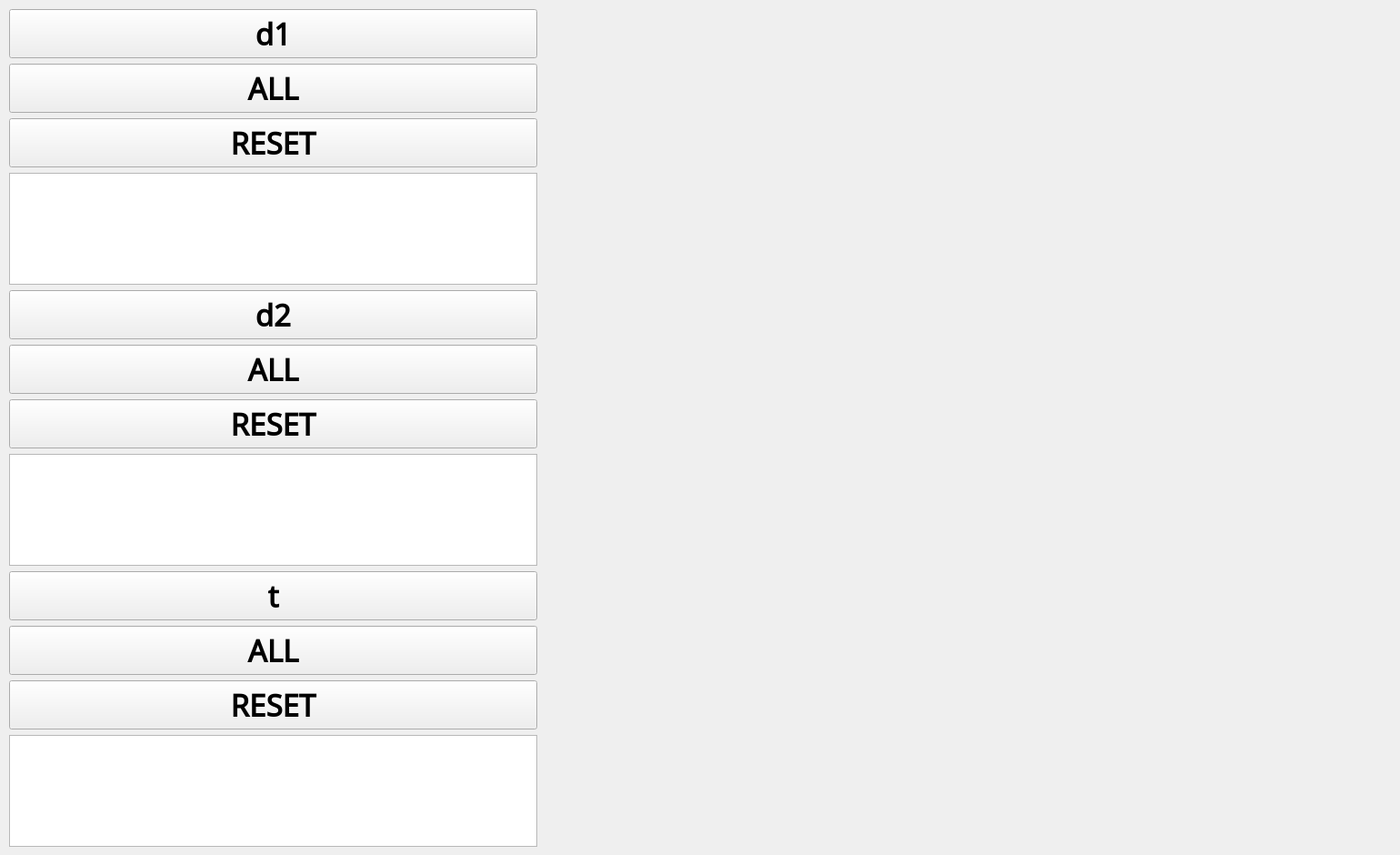
  <widget class="QWidget" name="tab_6">
   <attribute name="title">
    <string>Complete Tree N=43</string>
   </attribute>
   <widget class="QWidget" name="layoutWidget_5">
    <property name="geometry">
     <rect>
      <x>10</x>
      <y>10</y>
      <width>581</width>
      <height>921</height>
     </rect>
    </property>
    <layout class="QVBoxLayout" name="verticalLayout_6">
     <item>
      <widget class="QPushButton" name="pushButton_302">
       <property name="font">
        <font>
         <family>Noto Sans Bassa Vah</family>
         <pointsize>25</pointsize>
         <weight>75</weight>
         <bold>true</bold>
        </font>
       </property>
       <property name="text">
        <string>d1</string>
       </property>
      </widget>
     </item>
     <item>
      <widget class="QPushButton" name="pushButton_303">
       <property name="font">
        <font>
         <family>Noto Sans Bassa Vah</family>
         <pointsize>25</pointsize>
         <weight>75</weight>
         <bold>true</bold>
        </font>
       </property>
       <property name="text">
        <string>ALL</string>
       </property>
      </widget>
     </item>
     <item>
      <widget class="QPushButton" name="pushButton_304">
       <property name="font">
        <font>
         <family>Noto Sans Bassa Vah</family>
         <pointsize>25</pointsize>
         <weight>75</weight>
         <bold>true</bold>
        </font>
       </property>
       <property name="text">
        <string>RESET</string>
       </property>
      </widget>
     </item>
     <item>
      <widget class="QPlainTextEdit" name="plainTextEdit_16">
       <property name="font">
        <font>
         <pointsize>18</pointsize>
        </font>
       </property>
      </widget>
     </item>
     <item>
      <widget class="QPushButton" name="pushButton_305">
       <property name="font">
        <font>
         <family>Noto Sans Bassa Vah</family>
         <pointsize>25</pointsize>
         <weight>75</weight>
         <bold>true</bold>
        </font>
       </property>
       <property name="text">
        <string>d2</string>
       </property>
      </widget>
     </item>
     <item>
      <widget class="QPushButton" name="pushButton_306">
       <property name="font">
        <font>
         <family>Noto Sans Bassa Vah</family>
         <pointsize>25</pointsize>
         <weight>75</weight>
         <bold>true</bold>
        </font>
       </property>
       <property name="text">
        <string>ALL</string>
       </property>
      </widget>
     </item>
     <item>
      <widget class="QPushButton" name="pushButton_307">
       <property name="font">
        <font>
         <family>Noto Sans Bassa Vah</family>
         <pointsize>25</pointsize>
         <weight>75</weight>
         <bold>true</bold>
        </font>
       </property>
       <property name="text">
        <string>RESET</string>
       </property>
      </widget>
     </item>
     <item>
      <widget class="QPlainTextEdit" name="plainTextEdit_17">
       <property name="font">
        <font>
         <pointsize>18</pointsize>
        </font>
       </property>
      </widget>
     </item>
     <item>
      <widget class="QPushButton" name="pushButton_308">
       <property name="font">
        <font>
         <family>Noto Sans Bassa Vah</family>
         <pointsize>25</pointsize>
         <weight>75</weight>
         <bold>true</bold>
        </font>
       </property>
       <property name="text">
        <string>t</string>
       </property>
      </widget>
     </item>
     <item>
      <widget class="QPushButton" name="pushButton_309">
       <property name="font">
        <font>
         <family>Noto Sans Bassa Vah</family>
         <pointsize>25</pointsize>
         <weight>75</weight>
         <bold>true</bold>
        </font>
       </property>
       <property name="text">
        <string>ALL</string>
       </property>
      </widget>
     </item>
     <item>
      <widget class="QPushButton" name="pushButton_310">
       <property name="font">
        <font>
         <family>Noto Sans Bassa Vah</family>
         <pointsize>25</pointsize>
         <weight>75</weight>
         <bold>true</bold>
        </font>
       </property>
       <property name="text">
        <string>RESET</string>
       </property>
      </widget>
     </item>
     <item>
      <widget class="QPlainTextEdit" name="plainTextEdit_18">
       <property name="font">
        <font>
         <pointsize>18</pointsize>
        </font>
       </property>
      </widget>
     </item>
    </layout>
   </widget>
   <widget class="QLabel" name="label_6">
    <property name="geometry">
     <rect>
      <x>600</x>
      <y>10</y>
      <width>931</width>
      <height>921</height>
     </rect>
    </property>
    <property name="text">
     <string/>
    </property>
    <property name="pixmap">
     <pixmap>CompleteTreeN43.svg</pixmap>
    </property>
   </widget>
   <widget class="QPushButton" name="pushButton_347">
    <property name="geometry">
     <rect>
      <x>900</x>
      <y>440</y>
      <width>111</width>
      <height>101</height>
     </rect>
    </property>
    <property name="styleSheet">
     <string notr="true">background-color: rgba(0,0,0,0); border: none;</string>
    </property>
    <property name="text">
     <string/>
    </property>
   </widget>
   <widget class="QPushButton" name="pushButton_348">
    <property name="geometry">
     <rect>
      <x>760</x>
      <y>260</y>
      <width>111</width>
      <height>101</height>
     </rect>
    </property>
    <property name="styleSheet">
     <string notr="true">background-color: rgba(0,0,0,0); border: none;</string>
    </property>
    <property name="text">
     <string/>
    </property>
   </widget>
   <widget class="QPushButton" name="pushButton_349">
    <property name="geometry">
     <rect>
      <x>1000</x>
      <y>260</y>
      <width>111</width>
      <height>101</height>
     </rect>
    </property>
    <property name="styleSheet">
     <string notr="true">background-color: rgba(0,0,0,0); border: none;</string>
    </property>
    <property name="text">
     <string/>
    </property>
   </widget>
   <widget class="QPushButton" name="pushButton_350">
    <property name="geometry">
     <rect>
      <x>1120</x>
      <y>440</y>
      <width>111</width>
      <height>101</height>
     </rect>
    </property>
    <property name="styleSheet">
     <string notr="true">background-color: rgba(0,0,0,0); border: none;</string>
    </property>
    <property name="text">
     <string/>
    </property>
   </widget>
   <widget class="QPushButton" name="pushButton_351">
    <property name="geometry">
     <rect>
      <x>1040</x>
      <y>610</y>
      <width>91</width>
      <height>81</height>
     </rect>
    </property>
    <property name="styleSheet">
     <string notr="true">background-color: rgba(0,0,0,0); border: none;</string>
    </property>
    <property name="text">
     <string/>
    </property>
   </widget>
   <widget class="QPushButton" name="pushButton_352">
    <property name="geometry">
     <rect>
      <x>790</x>
      <y>590</y>
      <width>111</width>
      <height>101</height>
     </rect>
    </property>
    <property name="styleSheet">
     <string notr="true">background-color: rgba(0,0,0,0); border: none;</string>
    </property>
    <property name="text">
     <string/>
    </property>
   </widget>
   <widget class="QPushButton" name="pushButton_353">
    <property name="geometry">
     <rect>
      <x>670</x>
      <y>440</y>
      <width>101</width>
      <height>101</height>
     </rect>
    </property>
    <property name="styleSheet">
     <string notr="true">background-color: rgba(0,0,0,0); border: none;</string>
    </property>
    <property name="text">
     <string/>
    </property>
   </widget>
   <widget class="QPushButton" name="pushButton_354">
    <property name="geometry">
     <rect>
      <x>700</x>
      <y>250</y>
      <width>51</width>
      <height>41</height>
     </rect>
    </property>
    <property name="styleSheet">
     <string notr="true">background-color: rgba(0,0,0,0); border: none;</string>
    </property>
    <property name="text">
     <string/>
    </property>
   </widget>
   <widget class="QPushButton" name="pushButton_355">
    <property name="geometry">
     <rect>
      <x>800</x>
      <y>190</y>
      <width>51</width>
      <height>41</height>
     </rect>
    </property>
    <property name="styleSheet">
     <string notr="true">background-color: rgba(0,0,0,0); border: none;</string>
    </property>
    <property name="text">
     <string/>
    </property>
   </widget>
   <widget class="QPushButton" name="pushButton_356">
    <property name="geometry">
     <rect>
      <x>880</x>
      <y>240</y>
      <width>51</width>
      <height>41</height>
     </rect>
    </property>
    <property name="styleSheet">
     <string notr="true">background-color: rgba(0,0,0,0); border: none;</string>
    </property>
    <property name="text">
     <string/>
    </property>
   </widget>
   <widget class="QPushButton" name="pushButton_357">
    <property name="geometry">
     <rect>
      <x>880</x>
      <y>320</y>
      <width>51</width>
      <height>41</height>
     </rect>
    </property>
    <property name="styleSheet">
     <string notr="true">background-color: rgba(0,0,0,0); border: none;</string>
    </property>
    <property name="text">
     <string/>
    </property>
   </widget>
   <widget class="QPushButton" name="pushButton_358">
    <property name="geometry">
     <rect>
      <x>780</x>
      <y>370</y>
      <width>51</width>
      <height>41</height>
     </rect>
    </property>
    <property name="styleSheet">
     <string notr="true">background-color: rgba(0,0,0,0); border: none;</string>
    </property>
    <property name="text">
     <string/>
    </property>
   </widget>
   <widget class="QPushButton" name="pushButton_359">
    <property name="geometry">
     <rect>
      <x>700</x>
      <y>330</y>
      <width>51</width>
      <height>41</height>
     </rect>
    </property>
    <property name="styleSheet">
     <string notr="true">background-color: rgba(0,0,0,0); border: none;</string>
    </property>
    <property name="text">
     <string/>
    </property>
   </widget>
   <widget class="QPushButton" name="pushButton_360">
    <property name="geometry">
     <rect>
      <x>950</x>
      <y>220</y>
      <width>51</width>
      <height>41</height>
     </rect>
    </property>
    <property name="styleSheet">
     <string notr="true">background-color: rgba(0,0,0,0); border: none;</string>
    </property>
    <property name="text">
     <string/>
    </property>
   </widget>
   <widget class="QPushButton" name="pushButton_361">
    <property name="geometry">
     <rect>
      <x>1050</x>
      <y>180</y>
      <width>51</width>
      <height>41</height>
     </rect>
    </property>
    <property name="styleSheet">
     <string notr="true">background-color: rgba(0,0,0,0); border: none;</string>
    </property>
    <property name="text">
     <string/>
    </property>
   </widget>
   <widget class="QPushButton" name="pushButton_362">
    <property name="geometry">
     <rect>
      <x>1130</x>
      <y>250</y>
      <width>51</width>
      <height>41</height>
     </rect>
    </property>
    <property name="styleSheet">
     <string notr="true">background-color: rgba(0,0,0,0); border: none;</string>
    </property>
    <property name="text">
     <string/>
    </property>
   </widget>
   <widget class="QPushButton" name="pushButton_363">
    <property name="geometry">
     <rect>
      <x>1120</x>
      <y>330</y>
      <width>51</width>
      <height>41</height>
     </rect>
    </property>
    <property name="styleSheet">
     <string notr="true">background-color: rgba(0,0,0,0); border: none;</string>
    </property>
    <property name="text">
     <string/>
    </property>
   </widget>
   <widget class="QPushButton" name="pushButton_364">
    <property name="geometry">
     <rect>
      <x>1050</x>
      <y>370</y>
      <width>51</width>
      <height>41</height>
     </rect>
    </property>
    <property name="styleSheet">
     <string notr="true">background-color: rgba(0,0,0,0); border: none;</string>
    </property>
    <property name="text">
     <string/>
    </property>
   </widget>
   <widget class="QPushButton" name="pushButton_365">
    <property name="geometry">
     <rect>
      <x>940</x>
      <y>320</y>
      <width>51</width>
      <height>41</height>
     </rect>
    </property>
    <property name="styleSheet">
     <string notr="true">background-color: rgba(0,0,0,0); border: none;</string>
    </property>
    <property name="text">
     <string/>
    </property>
   </widget>
   <widget class="QPushButton" name="pushButton_366">
    <property name="geometry">
     <rect>
      <x>1080</x>
      <y>410</y>
      <width>51</width>
      <height>41</height>
     </rect>
    </property>
    <property name="styleSheet">
     <string notr="true">background-color: rgba(0,0,0,0); border: none;</string>
    </property>
    <property name="text">
     <string/>
    </property>
   </widget>
   <widget class="QPushButton" name="pushButton_367">
    <property name="geometry">
     <rect>
      <x>1150</x>
      <y>370</y>
      <width>51</width>
      <height>41</height>
     </rect>
    </property>
    <property name="styleSheet">
     <string notr="true">background-color: rgba(0,0,0,0); border: none;</string>
    </property>
    <property name="text">
     <string/>
    </property>
   </widget>
   <widget class="QPushButton" name="pushButton_368">
    <property name="geometry">
     <rect>
      <x>1230</x>
      <y>410</y>
      <width>51</width>
      <height>41</height>
     </rect>
    </property>
    <property name="styleSheet">
     <string notr="true">background-color: rgba(0,0,0,0); border: none;</string>
    </property>
    <property name="text">
     <string/>
    </property>
   </widget>
   <widget class="QPushButton" name="pushButton_369">
    <property name="geometry">
     <rect>
      <x>1250</x>
      <y>520</y>
      <width>51</width>
      <height>41</height>
     </rect>
    </property>
    <property name="styleSheet">
     <string notr="true">background-color: rgba(0,0,0,0); border: none;</string>
    </property>
    <property name="text">
     <string/>
    </property>
   </widget>
   <widget class="QPushButton" name="pushButton_370">
    <property name="geometry">
     <rect>
      <x>1180</x>
      <y>570</y>
      <width>51</width>
      <height>41</height>
     </rect>
    </property>
    <property name="styleSheet">
     <string notr="true">background-color: rgba(0,0,0,0); border: none;</string>
    </property>
    <property name="text">
     <string/>
    </property>
   </widget>
   <widget class="QPushButton" name="pushButton_371">
    <property name="geometry">
     <rect>
      <x>1070</x>
      <y>510</y>
      <width>51</width>
      <height>41</height>
     </rect>
    </property>
    <property name="styleSheet">
     <string notr="true">background-color: rgba(0,0,0,0); border: none;</string>
    </property>
    <property name="text">
     <string/>
    </property>
   </widget>
   <widget class="QPushButton" name="pushButton_372">
    <property name="geometry">
     <rect>
      <x>1060</x>
      <y>540</y>
      <width>51</width>
      <height>41</height>
     </rect>
    </property>
    <property name="styleSheet">
     <string notr="true">background-color: rgba(0,0,0,0); border: none;</string>
    </property>
    <property name="text">
     <string/>
    </property>
   </widget>
   <widget class="QPushButton" name="pushButton_373">
    <property name="geometry">
     <rect>
      <x>1140</x>
      <y>580</y>
      <width>31</width>
      <height>31</height>
     </rect>
    </property>
    <property name="styleSheet">
     <string notr="true">background-color: rgba(0,0,0,0); border: none;</string>
    </property>
    <property name="text">
     <string/>
    </property>
   </widget>
   <widget class="QPushButton" name="pushButton_374">
    <property name="geometry">
     <rect>
      <x>1150</x>
      <y>660</y>
      <width>51</width>
      <height>41</height>
     </rect>
    </property>
    <property name="styleSheet">
     <string notr="true">background-color: rgba(0,0,0,0); border: none;</string>
    </property>
    <property name="text">
     <string/>
    </property>
   </widget>
   <widget class="QPushButton" name="pushButton_375">
    <property name="geometry">
     <rect>
      <x>1070</x>
      <y>710</y>
      <width>51</width>
      <height>41</height>
     </rect>
    </property>
    <property name="styleSheet">
     <string notr="true">background-color: rgba(0,0,0,0); border: none;</string>
    </property>
    <property name="text">
     <string/>
    </property>
   </widget>
   <widget class="QPushButton" name="pushButton_376">
    <property name="geometry">
     <rect>
      <x>990</x>
      <y>680</y>
      <width>51</width>
      <height>41</height>
     </rect>
    </property>
    <property name="styleSheet">
     <string notr="true">background-color: rgba(0,0,0,0); border: none;</string>
    </property>
    <property name="text">
     <string/>
    </property>
   </widget>
   <widget class="QPushButton" name="pushButton_377">
    <property name="geometry">
     <rect>
      <x>970</x>
      <y>600</y>
      <width>51</width>
      <height>41</height>
     </rect>
    </property>
    <property name="styleSheet">
     <string notr="true">background-color: rgba(0,0,0,0); border: none;</string>
    </property>
    <property name="text">
     <string/>
    </property>
   </widget>
   <widget class="QPushButton" name="pushButton_378">
    <property name="geometry">
     <rect>
      <x>740</x>
      <y>590</y>
      <width>41</width>
      <height>31</height>
     </rect>
    </property>
    <property name="styleSheet">
     <string notr="true">background-color: rgba(0,0,0,0); border: none;</string>
    </property>
    <property name="text">
     <string/>
    </property>
   </widget>
   <widget class="QPushButton" name="pushButton_379">
    <property name="geometry">
     <rect>
      <x>830</x>
      <y>530</y>
      <width>51</width>
      <height>41</height>
     </rect>
    </property>
    <property name="styleSheet">
     <string notr="true">background-color: rgba(0,0,0,0); border: none;</string>
    </property>
    <property name="text">
     <string/>
    </property>
   </widget>
   <widget class="QPushButton" name="pushButton_380">
    <property name="geometry">
     <rect>
      <x>900</x>
      <y>590</y>
      <width>51</width>
      <height>41</height>
     </rect>
    </property>
    <property name="styleSheet">
     <string notr="true">background-color: rgba(0,0,0,0); border: none;</string>
    </property>
    <property name="text">
     <string/>
    </property>
   </widget>
   <widget class="QPushButton" name="pushButton_381">
    <property name="geometry">
     <rect>
      <x>910</x>
      <y>680</y>
      <width>51</width>
      <height>41</height>
     </rect>
    </property>
    <property name="styleSheet">
     <string notr="true">background-color: rgba(0,0,0,0); border: none;</string>
    </property>
    <property name="text">
     <string/>
    </property>
   </widget>
   <widget class="QPushButton" name="pushButton_382">
    <property name="geometry">
     <rect>
      <x>810</x>
      <y>710</y>
      <width>51</width>
      <height>41</height>
     </rect>
    </property>
    <property name="styleSheet">
     <string notr="true">background-color: rgba(0,0,0,0); border: none;</string>
    </property>
    <property name="text">
     <string/>
    </property>
   </widget>
   <widget class="QPushButton" name="pushButton_383">
    <property name="geometry">
     <rect>
      <x>730</x>
      <y>650</y>
      <width>51</width>
      <height>41</height>
     </rect>
    </property>
    <property name="styleSheet">
     <string notr="true">background-color: rgba(0,0,0,0); border: none;</string>
    </property>
    <property name="text">
     <string/>
    </property>
   </widget>
   <widget class="QPushButton" name="pushButton_384">
    <property name="geometry">
     <rect>
      <x>610</x>
      <y>420</y>
      <width>51</width>
      <height>41</height>
     </rect>
    </property>
    <property name="styleSheet">
     <string notr="true">background-color: rgba(0,0,0,0); border: none;</string>
    </property>
    <property name="text">
     <string/>
    </property>
   </widget>
   <widget class="QPushButton" name="pushButton_385">
    <property name="geometry">
     <rect>
      <x>690</x>
      <y>390</y>
      <width>51</width>
      <height>41</height>
     </rect>
    </property>
    <property name="styleSheet">
     <string notr="true">background-color: rgba(0,0,0,0); border: none;</string>
    </property>
    <property name="text">
     <string/>
    </property>
   </widget>
   <widget class="QPushButton" name="pushButton_386">
    <property name="geometry">
     <rect>
      <x>780</x>
      <y>420</y>
      <width>51</width>
      <height>41</height>
     </rect>
    </property>
    <property name="styleSheet">
     <string notr="true">background-color: rgba(0,0,0,0); border: none;</string>
    </property>
    <property name="text">
     <string/>
    </property>
   </widget>
   <widget class="QPushButton" name="pushButton_387">
    <property name="geometry">
     <rect>
      <x>780</x>
      <y>510</y>
      <width>51</width>
      <height>41</height>
     </rect>
    </property>
    <property name="styleSheet">
     <string notr="true">background-color: rgba(0,0,0,0); border: none;</string>
    </property>
    <property name="text">
     <string/>
    </property>
   </widget>
   <widget class="QPushButton" name="pushButton_388">
    <property name="geometry">
     <rect>
      <x>680</x>
      <y>550</y>
      <width>51</width>
      <height>41</height>
     </rect>
    </property>
    <property name="styleSheet">
     <string notr="true">background-color: rgba(0,0,0,0); border: none;</string>
    </property>
    <property name="text">
     <string/>
    </property>
   </widget>
   <widget class="QPushButton" name="pushButton_389">
    <property name="geometry">
     <rect>
      <x>610</x>
      <y>510</y>
      <width>51</width>
      <height>41</height>
     </rect>
    </property>
    <property name="styleSheet">
     <string notr="true">background-color: rgba(0,0,0,0); border: none;</string>
    </property>
    <property name="text">
     <string/>
    </property>
   </widget>
  </widget>
